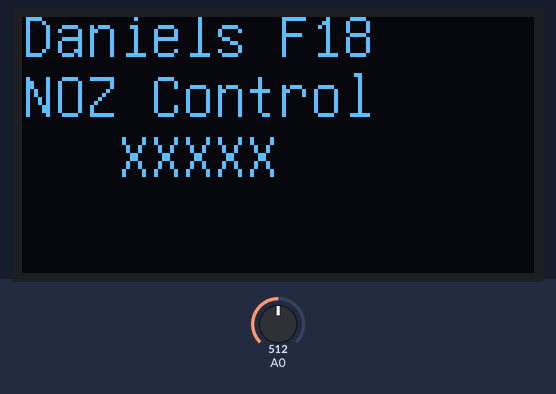
The sketch below on a simulated Arduino Uno, built with avr-gcc and run on an emulated ATmega328P. Shown: 128×64 one-colour display. The inputs (shaded band) are chosen by the test bench; at power-on: A0 = 512.

Above: at 0.3 s.

The sketch:

OLED_1.ino
```cpp
#include "U8glib.h"
U8GLIB_SH1106_128X64 u8g(13, 11, 10, 9); // SCK = 13, MOSI = 11, CS = 10, A0 = 9
void draw(void) {
// graphic commands to redraw the complete screen should be placed here
u8g.setFont(u8g_font_unifont);
//u8g.setFont(u8g_font_osb21);
u8g.drawStr( 0, 10, "Daniels F18");
u8g.drawStr( 0, 25, "NOZ Control");
u8g.drawStr( 0, 40, "   XXXXX");
}
void setup(void) {
// flip screen, if required
u8g.setRot180();
// set SPI backup if required
//u8g.setHardwareBackup(u8g_backup_avr_spi);
// assign default color value
if ( u8g.getMode() == U8G_MODE_R3G3B2 ) {
u8g.setColorIndex(255); // white
}
else if ( u8g.getMode() == U8G_MODE_GRAY2BIT ) {
u8g.setColorIndex(3); // max intensity
}
else if ( u8g.getMode() == U8G_MODE_BW ) {
u8g.setColorIndex(1); // pixel on
}
else if ( u8g.getMode() == U8G_MODE_HICOLOR ) {
u8g.setHiColorByRGB(255,255,255);
}}
void loop(void) {

  // read the input on analog pin 0:
  int sensorValue = analogRead(A0);
  // print out the value you read:
  Serial.println(sensorValue);
  // picture loop
u8g.firstPage();
do {
draw();
} while( u8g.nextPage() );
// rebuild the picture after some delay
delay(50);

}
```
